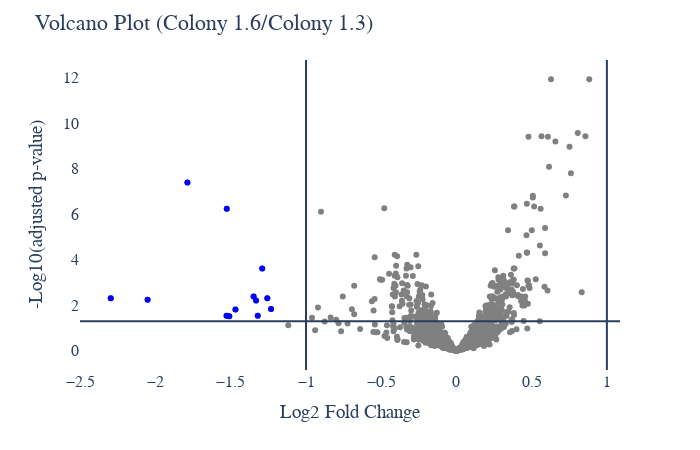

Notebook code cell kept with this figure:
### Code cell
# Protein Abundance Volcano plot
plot_options={
            "compare groups": ["Colony 1.3","Colony 1.6"],
            "title": "Volcano Plot",
            "X Title": "Log2 Fold Change",
            "Y Title": "-Log10(adjusted p-value)",
            "up color": "red",
            "down color": "blue",
            "all color": "gray",
            "width": 700,
            "height": 450,
            "font": dict(size=16, family="Arial black"),
            "ylimits": [],
            "xlimits": []
        }
figure, _, _ =volcano_plots(data_obj, plot_options, saved_settings)
figure.show()

### Figure 1 — Plotly figure (JSON) as saved in the notebook; plotly's stock layout.template omitted (floating-point values rounded to 4 significant figures; data arrays with more than 128 entries replaced by an {"elided": "..."} marker saying what was removed)
{"data": [{"hovertemplate": "<extra></extra>", "legendgroup": "", "marker": {"color": "#636efa", "symbol": "circle"}, "mode": "markers", "name": "", "orientation": "v", "showlegend": false, "type": "scatter", "xaxis": "x", "yaxis": "y"}, {"marker": {"color": "gray"}, "mode": "markers", "text": {"elided": "1359 str values"}, "type": "scatter", "x": {"elided": "1359 float values"}, "y": {"elided": "1359 float values"}}, {"marker": {"color": "blue"}, "mode": "markers", "text": ["O95678", "P02538", "P04259", "P04264", "P08670", "P08779", "P13645", "P13647", "P35908", "P81605", "Q01546", "Q7Z3Y7", "Q8WZ79"], "type": "scatter", "x": [-1.528, -1.232, -1.332, -1.348, -1.788, -1.257, -1.51, -1.469, -2.053, -1.291, -1.321, -2.298, -1.527], "y": [1.541, 1.835, 2.212, 2.387, 7.396, 2.311, 1.513, 1.811, 2.248, 3.62, 1.543, 2.311, 6.243]}], "layout": {"font": {"family": "Arial black", "size": 16}, "height": 450, "legend": {"tracegroupgap": 0}, "margin": {"t": 60}, "paper_bgcolor": "white", "plot_bgcolor": "white", "shapes": [{"type": "line", "x0": 0, "x1": 1, "xref": "x domain", "y0": 1.301, "y1": 1.301, "yref": "y"}, {"type": "line", "x0": -1, "x1": -1, "xref": "x", "y0": 0, "y1": 1, "yref": "y domain"}, {"type": "line", "x0": 1, "x1": 1, "xref": "x", "y0": 0, "y1": 1, "yref": "y domain"}], "showlegend": false, "title": {"text": "Volcano Plot (Colony 1.6/Colony 1.3)"}, "width": 700, "xaxis": {"anchor": "y", "domain": [0, 1], "title": {"text": "Log2 Fold Change"}}, "yaxis": {"anchor": "x", "domain": [0, 1], "title": {"text": "-Log10(adjusted p-value)"}}}}
